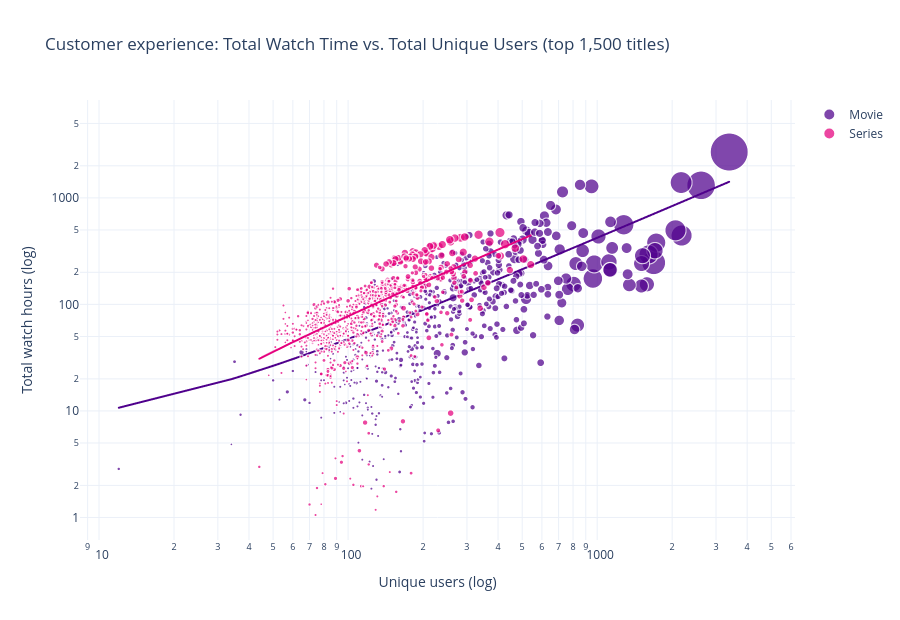

Here is the notebook cell this chart was saved with:
### Markdown cell above
## 5. Customer experience & viewing behaviour
### تجربة العميل وسلوك المشاهدة
The core CX question: **does watch time scale with audience size, and does it scale differently
for movies and series?** Reach (unique users) and depth (watch hours) are two different
business levers — content that wins on one can lose badly on the other.

### Code cell
header("5.1 REACH vs. DEPTH BY TITLE", "الوصول مقابل العمق لكل عنوان")

title_level = (df_copy.groupby(["asset_key", "content_type"])
               .agg(total_views=("user_id_maped", "size"),
                    unique_users=("user_id_maped", "nunique"),
                    genre=("program_genre", lambda s: s.mode().iat[0]),
                    hd_share_pct=("hd", lambda s: s.mean() * 100))
               .join(valid_time.groupby(["asset_key", "content_type"])
                     .agg(total_watch_hours=("watch_hours", "sum"),
                          avg_minutes=("watch_minutes", "mean")))
               .reset_index())
title_level["hours_per_user"] = title_level.total_watch_hours / title_level.unique_users
title_level["views_per_user"] = title_level.total_views / title_level.unique_users
title_level = title_level.dropna(subset=["total_watch_hours"])

corr_all = title_level[["unique_users", "total_watch_hours"]].corr().iloc[0, 1]
corr_by_class = (title_level.groupby("content_type")
                 .apply(lambda g: g["unique_users"].corr(g["total_watch_hours"]))
                 .rename("corr(users, watch_hours)").to_frame().round(3))
print(f"Correlation between unique users and total watch hours (all titles): r = {corr_all:,.3f}")
show_table(corr_by_class, "Correlation by program class", save_as="12_reach_depth_corr")

show_table(title_level.groupby("content_type")[["hours_per_user", "views_per_user", "avg_minutes"]]
           .agg(["mean", "median"]).round(2),
           "Engagement intensity per title / كثافة التفاعل لكل عنوان", save_as="13_intensity_by_class")

# ---- Interactive scatter: Total Watch Time vs. Total Unique Users -------------------
scatter_src = title_level.nlargest(1500, "total_views")  # keep the plot readable & fast
fig = px.scatter(
    scatter_src, x="unique_users", y="total_watch_hours",
    color="content_type", size="total_views", size_max=38, opacity=0.72,
    color_discrete_map=CLASS_COLORS, hover_name="asset_key",
    hover_data={"genre": True, "avg_minutes": ":.1f", "hd_share_pct": ":.1f",
                "total_views": ":,", "unique_users": ":,", "total_watch_hours": ":,.0f"},
    log_x=True, log_y=True, trendline="ols", trendline_scope="trace",
    title="Customer experience: Total Watch Time vs. Total Unique Users (top 1,500 titles)",
    labels={"unique_users": "Unique users (log)", "total_watch_hours": "Total watch hours (log)",
            "content_type": "Class"})
fig.update_layout(height=620, legend_title_text="")
show_fig(fig)

# Static twin for slide decks / PDF export
fig, ax = plt.subplots(figsize=(11, 5.6))
for cls, grp in title_level.groupby("content_type"):
    ax.scatter(grp.unique_users, grp.total_watch_hours, s=12, alpha=0.35,
               color=CLASS_COLORS[cls], label=f"{cls} (n={len(grp):,})")
ax.set(xscale="log", yscale="log", xlabel="Unique users per title (log)",
       ylabel="Total watch hours per title (log)",
       title="Reach vs. depth — every title on stc tv")
ax.legend(title="Program class")
fig.tight_layout()
plt.show()

### Figure 1 — Plotly figure (JSON) as saved in the notebook; plotly's stock layout.template omitted (floating-point values rounded to 4 significant figures; data arrays with more than 128 entries replaced by an {"elided": "..."} marker saying what was removed)
{"data": [{"customdata": {"elided": "575x4 mixed values"}, "hovertemplate": "<b>%{hovertext}</b><br><br>Class=Movie<br>Unique users (log)=%{x:,}<br>Total watch hours (log)=%{y:,.0f}<br>total_views=%{customdata[3]:,}<br>genre=%{customdata[0]}<br>avg_minutes=%{customdata[1]:.1f}<br>hd_share_pct=%{customdata[2]:.1f}<extra></extra>", "hovertext": {"elided": "575 str values"}, "legendgroup": "Movie", "marker": {"color": "#4F008C", "opacity": 0.72, "size": {"elided": "575 int values"}, "sizemode": "area", "sizeref": 16.65, "symbol": "circle"}, "mode": "markers", "name": "Movie", "showlegend": true, "type": "scattergl", "x": {"elided": "575 int values"}, "xaxis": "x", "y": {"elided": "575 float values"}, "yaxis": "y"}, {"hovertemplate": "<b>OLS trendline</b><br>total_watch_hours = 0.41627 * unique_users + 5.71386<br>R<sup>2</sup>=0.485350<br><br>Class=Movie<br>Unique users (log)=%{x:,}<br>Total watch hours (log)=%{y:,.0f} <b>(trend)</b><extra></extra>", "legendgroup": "Movie", "marker": {"color": "#4F008C", "symbol": "circle"}, "mode": "lines", "name": "Movie", "showlegend": false, "type": "scattergl", "x": {"elided": "575 int values"}, "xaxis": "x", "y": {"elided": "575 float values"}, "yaxis": "y"}, {"customdata": {"elided": "925x4 mixed values"}, "hovertemplate": "<b>%{hovertext}</b><br><br>Class=Series<br>Unique users (log)=%{x:,}<br>Total watch hours (log)=%{y:,.0f}<br>total_views=%{customdata[3]:,}<br>genre=%{customdata[0]}<br>avg_minutes=%{customdata[1]:.1f}<br>hd_share_pct=%{customdata[2]:.1f}<extra></extra>", "hovertext": {"elided": "925 str values"}, "legendgroup": "Series", "marker": {"color": "#E5007D", "opacity": 0.72, "size": {"elided": "925 int values"}, "sizemode": "area", "sizeref": 16.65, "symbol": "circle"}, "mode": "markers", "name": "Series", "showlegend": true, "type": "scattergl", "x": {"elided": "925 int values"}, "xaxis": "x", "y": {"elided": "925 float values"}, "yaxis": "y"}, {"hovertemplate": "<b>OLS trendline</b><br>total_watch_hours = 0.831997 * unique_users + -5.71821<br>R<sup>2</sup>=0.489775<br><br>Class=Series<br>Unique users (log)=%{x:,}<br>Total watch hours (log)=%{y:,.0f} <b>(trend)</b><extra></extra>", "legendgroup": "Series", "marker": {"color": "#E5007D", "symbol": "circle"}, "mode": "lines", "name": "Series", "showlegend": false, "type": "scattergl", "x": {"elided": "925 int values"}, "xaxis": "x", "y": {"elided": "925 float values"}, "yaxis": "y"}], "layout": {"height": 620, "legend": {"itemsizing": "constant", "title": {"text": ""}, "tracegroupgap": 0}, "title": {"text": "Customer experience: Total Watch Time vs. Total Unique Users (top 1,500 titles)"}, "xaxis": {"anchor": "y", "domain": [0, 1], "title": {"text": "Unique users (log)"}, "type": "log"}, "yaxis": {"anchor": "x", "domain": [0, 1], "title": {"text": "Total watch hours (log)"}, "type": "log"}}}
